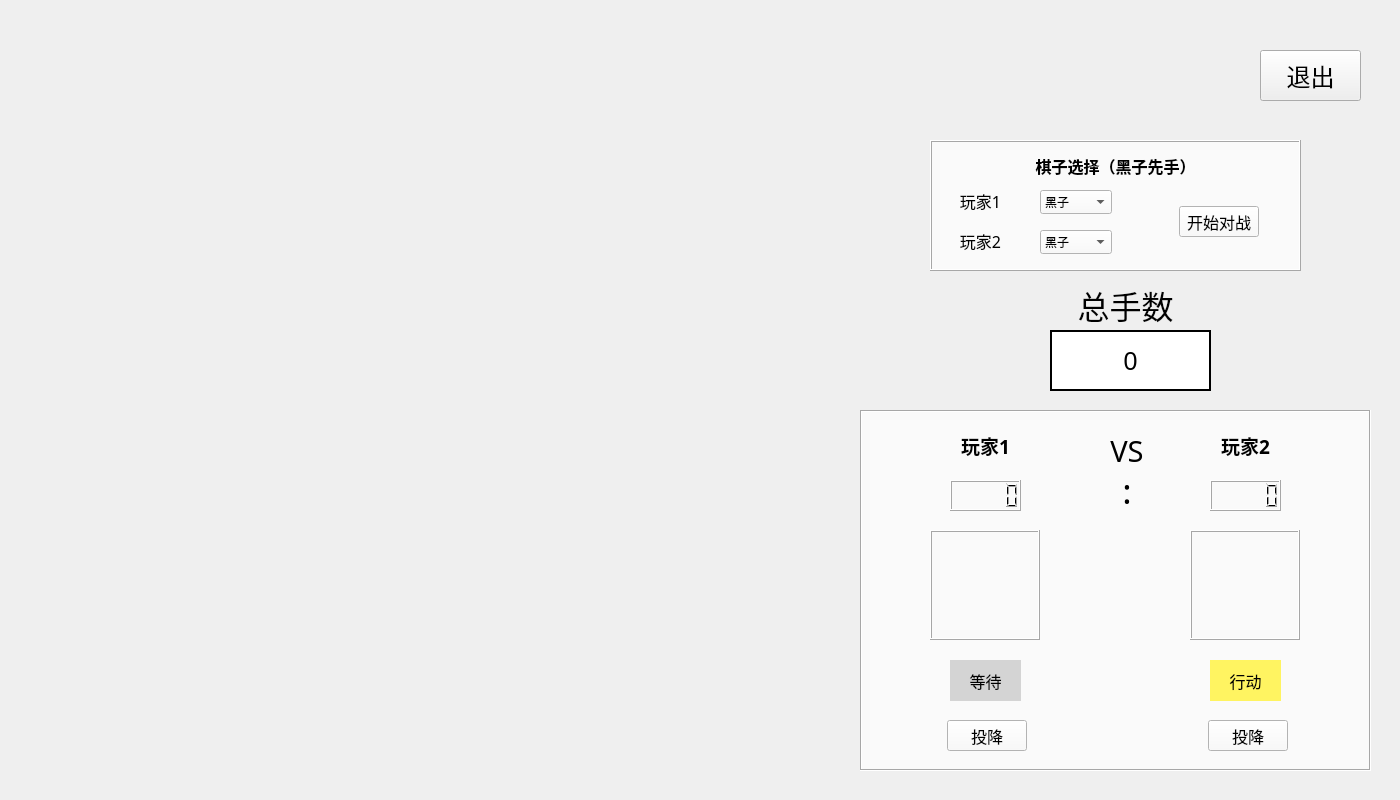
<?xml version="1.0" encoding="UTF-8"?>
<ui version="4.0">
 <class>PvPGamePage</class>
 <widget class="QWidget" name="PvPGamePage">
  <property name="geometry">
   <rect>
    <x>0</x>
    <y>0</y>
    <width>1400</width>
    <height>800</height>
   </rect>
  </property>
  <property name="windowTitle">
   <string>Form</string>
  </property>
  <widget class="QWidget" name="PVPHeader" native="true">
   <property name="geometry">
    <rect>
     <x>930</x>
     <y>40</y>
     <width>291</width>
     <height>71</height>
    </rect>
   </property>
   <property name="styleSheet">
    <string notr="true">border-image:url(:/pic/PP.png)</string>
   </property>
  </widget>
  <widget class="QTextBrowser" name="Steps">
   <property name="geometry">
    <rect>
     <x>1050</x>
     <y>330</y>
     <width>161</width>
     <height>61</height>
    </rect>
   </property>
   <property name="cursor" stdset="0">
    <cursorShape>ArrowCursor</cursorShape>
   </property>
   <property name="styleSheet">
    <string notr="true"/>
   </property>
   <property name="frameShape">
    <enum>QFrame::Box</enum>
   </property>
   <property name="frameShadow">
    <enum>QFrame::Plain</enum>
   </property>
   <property name="lineWidth">
    <number>2</number>
   </property>
   <property name="autoFormatting">
    <set>QTextEdit::AutoAll</set>
   </property>
   <property name="html">
    <string>&lt;!DOCTYPE HTML PUBLIC &quot;-//W3C//DTD HTML 4.0//EN&quot; &quot;http://www.w3.org/TR/REC-html40/strict.dtd&quot;&gt;
&lt;html&gt;&lt;head&gt;&lt;meta name=&quot;qrichtext&quot; content=&quot;1&quot; /&gt;&lt;meta charset=&quot;utf-8&quot; /&gt;&lt;style type=&quot;text/css&quot;&gt;
p, li { white-space: pre-wrap; }
hr { height: 1px; border-width: 0; }
li.unchecked::marker { content: &quot;\2610&quot;; }
li.checked::marker { content: &quot;\2612&quot;; }
&lt;/style&gt;&lt;/head&gt;&lt;body style=&quot; font-family:'Microsoft YaHei UI'; font-size:9pt; font-weight:400; font-style:normal;&quot;&gt;
&lt;p align=&quot;center&quot; style=&quot; margin-top:0px; margin-bottom:0px; margin-left:0px; margin-right:0px; -qt-block-indent:0; text-indent:0px; line-height:40px;&quot;&gt;&lt;span style=&quot; font-size:25px;&quot;&gt;0&lt;/span&gt;&lt;/p&gt;&lt;/body&gt;&lt;/html&gt;</string>
   </property>
  </widget>
  <widget class="QLabel" name="label">
   <property name="geometry">
    <rect>
     <x>1060</x>
     <y>280</y>
     <width>131</width>
     <height>51</height>
    </rect>
   </property>
   <property name="font">
    <font>
     <family>华文行楷</family>
     <pointsize>24</pointsize>
    </font>
   </property>
   <property name="styleSheet">
    <string notr="true"/>
   </property>
   <property name="text">
    <string>总手数</string>
   </property>
   <property name="textFormat">
    <enum>Qt::RichText</enum>
   </property>
   <property name="alignment">
    <set>Qt::AlignCenter</set>
   </property>
  </widget>
  <widget class="QFrame" name="Table">
   <property name="enabled">
    <bool>true</bool>
   </property>
   <property name="geometry">
    <rect>
     <x>860</x>
     <y>410</y>
     <width>511</width>
     <height>361</height>
    </rect>
   </property>
   <property name="styleSheet">
    <string notr="true">background-color:rgb(250, 250, 250)</string>
   </property>
   <property name="frameShape">
    <enum>QFrame::Box</enum>
   </property>
   <property name="frameShadow">
    <enum>QFrame::Sunken</enum>
   </property>
   <widget class="QLabel" name="PVEPlayer">
    <property name="geometry">
     <rect>
      <x>310</x>
      <y>10</y>
      <width>151</width>
      <height>51</height>
     </rect>
    </property>
    <property name="font">
     <font>
      <family>楷体</family>
      <pointsize>14</pointsize>
      <italic>false</italic>
      <bold>true</bold>
     </font>
    </property>
    <property name="styleSheet">
     <string notr="true">font:bold</string>
    </property>
    <property name="text">
     <string>玩家2</string>
    </property>
    <property name="alignment">
     <set>Qt::AlignCenter</set>
    </property>
   </widget>
   <widget class="QLabel" name="PVEAI">
    <property name="geometry">
     <rect>
      <x>50</x>
      <y>10</y>
      <width>151</width>
      <height>51</height>
     </rect>
    </property>
    <property name="font">
     <font>
      <family>楷体</family>
      <pointsize>14</pointsize>
      <italic>false</italic>
      <bold>true</bold>
     </font>
    </property>
    <property name="styleSheet">
     <string notr="true">font:bold</string>
    </property>
    <property name="text">
     <string>玩家1</string>
    </property>
    <property name="alignment">
     <set>Qt::AlignCenter</set>
    </property>
   </widget>
   <widget class="QFrame" name="ManImage_1">
    <property name="geometry">
     <rect>
      <x>70</x>
      <y>120</y>
      <width>110</width>
      <height>110</height>
     </rect>
    </property>
    <property name="styleSheet">
     <string notr="true">border-image:url(:/pic/unknown.png)</string>
    </property>
    <property name="frameShape">
     <enum>QFrame::Box</enum>
    </property>
    <property name="frameShadow">
     <enum>QFrame::Raised</enum>
    </property>
   </widget>
   <widget class="QLabel" name="label_5">
    <property name="geometry">
     <rect>
      <x>240</x>
      <y>20</y>
      <width>54</width>
      <height>41</height>
     </rect>
    </property>
    <property name="font">
     <font>
      <family>Imprint MT Shadow</family>
      <pointsize>22</pointsize>
     </font>
    </property>
    <property name="text">
     <string>VS</string>
    </property>
    <property name="alignment">
     <set>Qt::AlignCenter</set>
    </property>
   </widget>
   <widget class="QLCDNumber" name="PlayerScore_1">
    <property name="geometry">
     <rect>
      <x>90</x>
      <y>70</y>
      <width>71</width>
      <height>31</height>
     </rect>
    </property>
   </widget>
   <widget class="QLCDNumber" name="PlayerScore_2">
    <property name="geometry">
     <rect>
      <x>350</x>
      <y>70</y>
      <width>71</width>
      <height>31</height>
     </rect>
    </property>
   </widget>
   <widget class="QLabel" name="label_6">
    <property name="geometry">
     <rect>
      <x>240</x>
      <y>60</y>
      <width>54</width>
      <height>41</height>
     </rect>
    </property>
    <property name="font">
     <font>
      <family>Imprint MT Shadow</family>
      <pointsize>26</pointsize>
     </font>
    </property>
    <property name="text">
     <string>:</string>
    </property>
    <property name="alignment">
     <set>Qt::AlignCenter</set>
    </property>
   </widget>
   <widget class="QFrame" name="ManImage_2">
    <property name="geometry">
     <rect>
      <x>330</x>
      <y>120</y>
      <width>110</width>
      <height>110</height>
     </rect>
    </property>
    <property name="styleSheet">
     <string notr="true">border-image:url(:/pic/unknown.png)</string>
    </property>
    <property name="frameShape">
     <enum>QFrame::Box</enum>
    </property>
    <property name="frameShadow">
     <enum>QFrame::Raised</enum>
    </property>
   </widget>
   <widget class="QLabel" name="PlayerState_1">
    <property name="geometry">
     <rect>
      <x>90</x>
      <y>250</y>
      <width>71</width>
      <height>41</height>
     </rect>
    </property>
    <property name="font">
     <font>
      <family>楷体</family>
      <pointsize>12</pointsize>
     </font>
    </property>
    <property name="styleSheet">
     <string notr="true">background-color:rgb(212, 212, 212)</string>
    </property>
    <property name="text">
     <string>等待</string>
    </property>
    <property name="alignment">
     <set>Qt::AlignCenter</set>
    </property>
   </widget>
   <widget class="QLabel" name="PlayerState_2">
    <property name="geometry">
     <rect>
      <x>350</x>
      <y>250</y>
      <width>71</width>
      <height>41</height>
     </rect>
    </property>
    <property name="font">
     <font>
      <family>楷体</family>
      <pointsize>12</pointsize>
     </font>
    </property>
    <property name="styleSheet">
     <string notr="true">background-color:rgb(255, 244, 97)</string>
    </property>
    <property name="text">
     <string>行动</string>
    </property>
    <property name="alignment">
     <set>Qt::AlignCenter</set>
    </property>
   </widget>
   <widget class="QPushButton" name="Surrender_1">
    <property name="enabled">
     <bool>true</bool>
    </property>
    <property name="geometry">
     <rect>
      <x>87</x>
      <y>310</y>
      <width>80</width>
      <height>31</height>
     </rect>
    </property>
    <property name="font">
     <font>
      <family>楷体</family>
      <pointsize>12</pointsize>
     </font>
    </property>
    <property name="cursor">
     <cursorShape>PointingHandCursor</cursorShape>
    </property>
    <property name="styleSheet">
     <string notr="true">QPushButton:{background-color:rgb(212, 212, 212);}
QPushButton:hover{background-color:rgb(240, 240, 240);}</string>
    </property>
    <property name="text">
     <string>投降</string>
    </property>
    <property name="autoDefault">
     <bool>true</bool>
    </property>
    <property name="default">
     <bool>false</bool>
    </property>
    <property name="flat">
     <bool>false</bool>
    </property>
   </widget>
   <widget class="QPushButton" name="Surrender_2">
    <property name="enabled">
     <bool>true</bool>
    </property>
    <property name="geometry">
     <rect>
      <x>348</x>
      <y>310</y>
      <width>80</width>
      <height>31</height>
     </rect>
    </property>
    <property name="font">
     <font>
      <family>楷体</family>
      <pointsize>12</pointsize>
     </font>
    </property>
    <property name="cursor">
     <cursorShape>PointingHandCursor</cursorShape>
    </property>
    <property name="styleSheet">
     <string notr="true">QPushButton:{background-color:rgb(212, 212, 212);}
QPushButton:hover{background-color:rgb(240, 240, 240);}</string>
    </property>
    <property name="text">
     <string>投降</string>
    </property>
    <property name="autoDefault">
     <bool>true</bool>
    </property>
    <property name="default">
     <bool>false</bool>
    </property>
    <property name="flat">
     <bool>false</bool>
    </property>
   </widget>
  </widget>
  <widget class="QPushButton" name="Quit">
   <property name="geometry">
    <rect>
     <x>1260</x>
     <y>50</y>
     <width>101</width>
     <height>51</height>
    </rect>
   </property>
   <property name="font">
    <font>
     <family>楷体</family>
     <pointsize>18</pointsize>
    </font>
   </property>
   <property name="cursor">
    <cursorShape>PointingHandCursor</cursorShape>
   </property>
   <property name="text">
    <string>退出</string>
   </property>
   <property name="autoDefault">
    <bool>true</bool>
   </property>
   <property name="default">
    <bool>false</bool>
   </property>
  </widget>
  <widget class="QFrame" name="SelectMan">
   <property name="geometry">
    <rect>
     <x>930</x>
     <y>140</y>
     <width>371</width>
     <height>131</height>
    </rect>
   </property>
   <property name="styleSheet">
    <string notr="true">background-color:rgb(250, 250, 250)</string>
   </property>
   <property name="frameShape">
    <enum>QFrame::Box</enum>
   </property>
   <property name="frameShadow">
    <enum>QFrame::Raised</enum>
   </property>
   <widget class="QPushButton" name="Fight">
    <property name="geometry">
     <rect>
      <x>249</x>
      <y>66</y>
      <width>80</width>
      <height>31</height>
     </rect>
    </property>
    <property name="font">
     <font>
      <family>楷体</family>
      <pointsize>12</pointsize>
     </font>
    </property>
    <property name="cursor">
     <cursorShape>PointingHandCursor</cursorShape>
    </property>
    <property name="styleSheet">
     <string notr="true">QPushButton:{background-color:rgb(212, 212, 212);}
QPushButton:hover{background-color:rgb(240, 240, 240);}</string>
    </property>
    <property name="text">
     <string>开始对战</string>
    </property>
    <property name="autoDefault">
     <bool>true</bool>
    </property>
    <property name="default">
     <bool>false</bool>
    </property>
   </widget>
   <widget class="QLabel" name="PVEAI_2">
    <property name="geometry">
     <rect>
      <x>20</x>
      <y>40</y>
      <width>61</width>
      <height>41</height>
     </rect>
    </property>
    <property name="font">
     <font>
      <family>楷体</family>
      <pointsize>12</pointsize>
      <italic>false</italic>
      <bold>false</bold>
     </font>
    </property>
    <property name="styleSheet">
     <string notr="true"/>
    </property>
    <property name="text">
     <string>玩家1</string>
    </property>
    <property name="alignment">
     <set>Qt::AlignCenter</set>
    </property>
   </widget>
   <widget class="QComboBox" name="PlayerChoose_1">
    <property name="geometry">
     <rect>
      <x>110</x>
      <y>50</y>
      <width>72</width>
      <height>24</height>
     </rect>
    </property>
    <item>
     <property name="text">
      <string>黑子</string>
     </property>
    </item>
    <item>
     <property name="text">
      <string>白子</string>
     </property>
    </item>
   </widget>
   <widget class="QLabel" name="PVEAI_3">
    <property name="geometry">
     <rect>
      <x>90</x>
      <y>10</y>
      <width>191</width>
      <height>31</height>
     </rect>
    </property>
    <property name="font">
     <font>
      <family>楷体</family>
      <pointsize>12</pointsize>
      <italic>false</italic>
      <bold>true</bold>
     </font>
    </property>
    <property name="styleSheet">
     <string notr="true">font:bold</string>
    </property>
    <property name="text">
     <string>棋子选择（黑子先手）</string>
    </property>
    <property name="alignment">
     <set>Qt::AlignCenter</set>
    </property>
   </widget>
   <widget class="QLabel" name="PVEAI_4">
    <property name="geometry">
     <rect>
      <x>20</x>
      <y>80</y>
      <width>61</width>
      <height>41</height>
     </rect>
    </property>
    <property name="font">
     <font>
      <family>楷体</family>
      <pointsize>12</pointsize>
      <italic>false</italic>
      <bold>false</bold>
     </font>
    </property>
    <property name="styleSheet">
     <string notr="true"/>
    </property>
    <property name="text">
     <string>玩家2</string>
    </property>
    <property name="alignment">
     <set>Qt::AlignCenter</set>
    </property>
   </widget>
   <widget class="QComboBox" name="PlayerChoose_2">
    <property name="geometry">
     <rect>
      <x>110</x>
      <y>90</y>
      <width>72</width>
      <height>24</height>
     </rect>
    </property>
    <item>
     <property name="text">
      <string>黑子</string>
     </property>
    </item>
    <item>
     <property name="text">
      <string>白子</string>
     </property>
    </item>
   </widget>
  </widget>
 </widget>
 <resources/>
 <connections/>
</ui>
